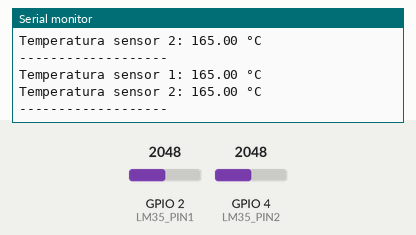
A sketch run on a simulated ESP32. Parts: the last lines printed to the serial monitor. Inputs (shaded band) come from the test bench; at power-on: GPIO 2 (LM35_PIN1) = 2048, GPIO 4 (LM35_PIN2) = 2048.

Above: at 1.8 s.
1.9 s: GPIO 2 (LM35_PIN1) set to 2866
At 2.8 s:
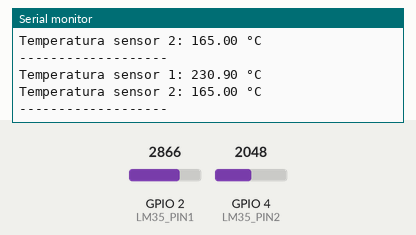
3.4 s: GPIO 4 (LM35_PIN2) set to 2866
At 4.7 s:
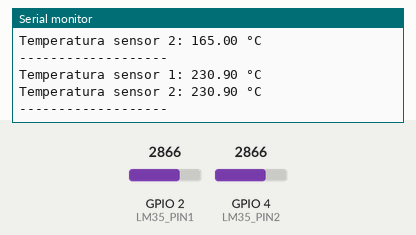
4.9 s: GPIO 2 (LM35_PIN1) set to 3603
At 5.6 s:
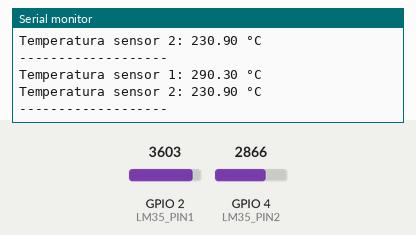
6.4 s: GPIO 4 (LM35_PIN2) set to 3603
At 7.8 s:
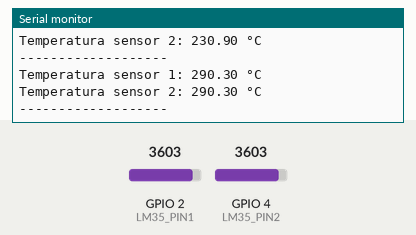
Timing chart, 0 to 8.9 s (numbered marks = the images above; inputs shaded):
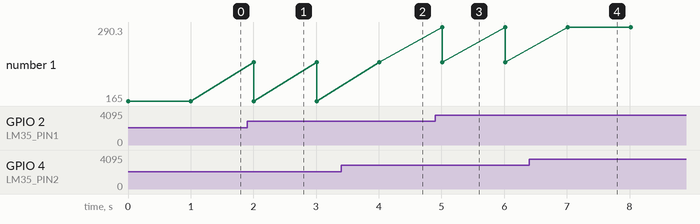

The sketch:

lm35_funcion.ino
```cpp
//parte plana viendo hacia mi
//izquierda 3V3
//en medio a un pin ADC
//derecha GND
const int LM35_PIN1 = 2;
const int LM35_PIN2 = 4;

void setup() {
  Serial.begin(115200);
}

void loop() {
  // Leer directamente el voltaje en milivoltios
  float milivoltios1 = analogReadMilliVolts(LM35_PIN1);
  float milivoltios2 = analogReadMilliVolts(LM35_PIN2);

  // Convertir milivoltios a grados Celsius
  float temperatura1 = milivoltios1 / 10.0;
  float temperatura2 = milivoltios2 / 10.0;

  Serial.print("Temperatura sensor 1: ");
  Serial.print(temperatura1);
  Serial.println(" °C");

  Serial.print("Temperatura sensor 2: ");
  Serial.print(temperatura2);
  Serial.println(" °C");

  Serial.println("-------------------");

  delay(1000);
}
```

Measured:
- after the input at 1.9 s, the serial monitor: prints a new line after 0.11 s (image 1)
- after the input at 3.4 s, the serial monitor: prints a new line after 0.61 s (image 2)
- after the input at 4.9 s, the serial monitor: prints a new line after 0.11 s (image 3)
- after the input at 6.4 s, the serial monitor: prints a new line after 0.62 s (image 4)
